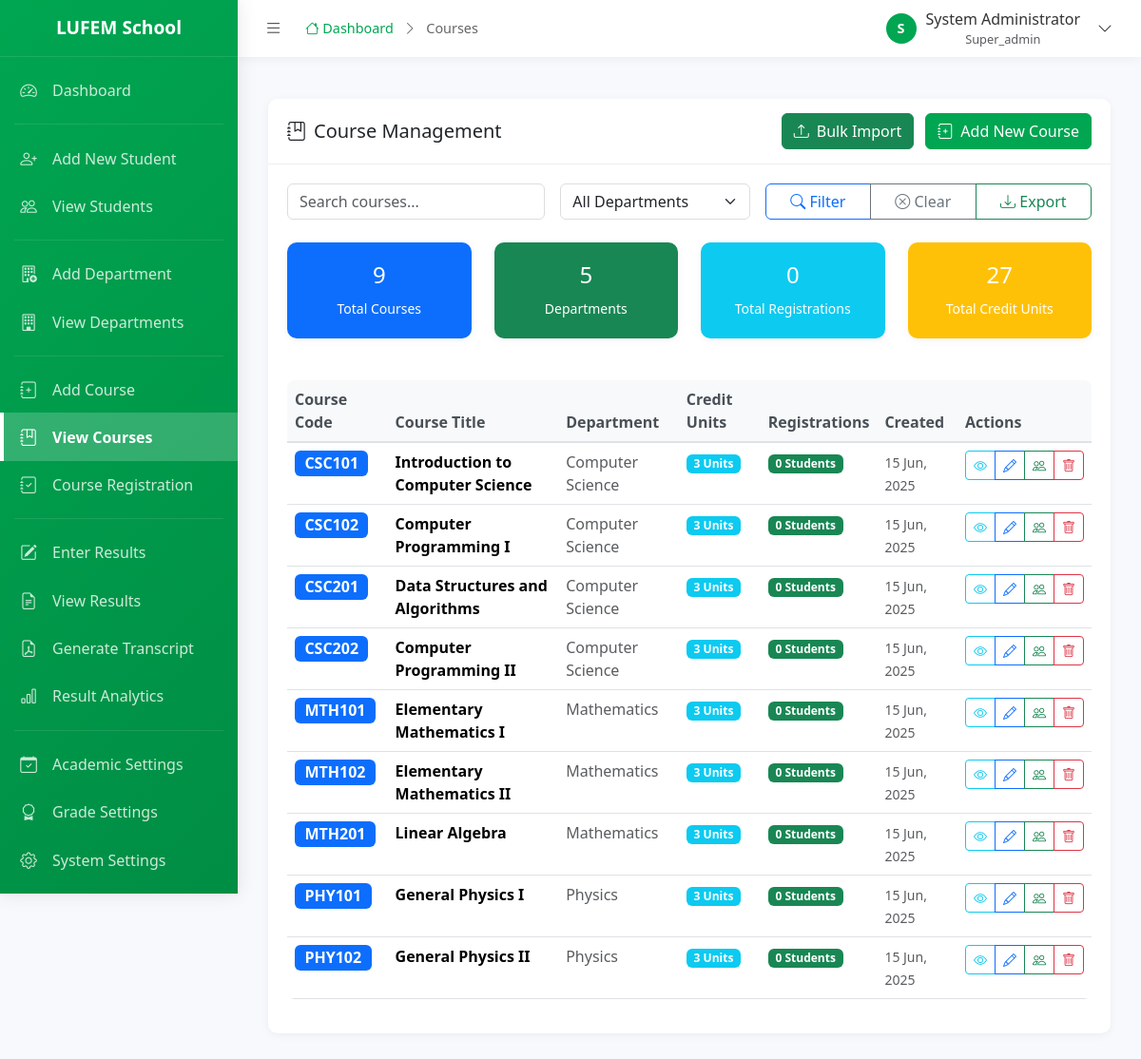
The app's page /admin/courses/index.php (signed in) with its own data.
### tables this page shows
CREATE TABLE `institutions` (
  `institution_id` int(11) NOT NULL AUTO_INCREMENT,
  `institution_name` varchar(255) NOT NULL,
  `institution_code` varchar(20) NOT NULL,
  `address` text,
  `phone` varchar(20),
  `email` varchar(100),
  `website` varchar(100),
  `logo_path` varchar(255),
  `primary_color` varchar(7) DEFAULT '#00A651',
  `secondary_color` varchar(7) DEFAULT '#FFFFFF',
  `is_active` tinyint(1) DEFAULT 1,
  `created_at` timestamp NOT NULL DEFAULT CURRENT_TIMESTAMP,
  `updated_at` timestamp NOT NULL DEFAULT CURRENT_TIMESTAMP ON UPDATE CURRENT_TIMESTAMP,
  PRIMARY KEY (`institution_id`),
  UNIQUE KEY `institution_code` (`institution_code`)
);

CREATE TABLE `users` (
  `user_id` int(11) NOT NULL AUTO_INCREMENT,
  `institution_id` int(11) NOT NULL,
  `username` varchar(50) NOT NULL,
  `password` varchar(255) NOT NULL,
  `email` varchar(100),
  `full_name` varchar(255) NOT NULL,
  `role` enum('super_admin','admin','student') NOT NULL DEFAULT 'student',
  `is_active` tinyint(1) DEFAULT 1,
  `last_login` timestamp NULL DEFAULT NULL,
  `created_at` timestamp NOT NULL DEFAULT CURRENT_TIMESTAMP,
  `updated_at` timestamp NOT NULL DEFAULT CURRENT_TIMESTAMP ON UPDATE CURRENT_TIMESTAMP,
  PRIMARY KEY (`user_id`),
  UNIQUE KEY `username` (`username`),
  KEY `institution_id` (`institution_id`),
  FOREIGN KEY (`institution_id`) REFERENCES `institutions` (`institution_id`) ON DELETE CASCADE
);

CREATE TABLE `courses` (
  `course_id` int(11) NOT NULL AUTO_INCREMENT,
  `institution_id` int(11) NOT NULL,
  `department_id` int(11) NOT NULL,
  `course_code` varchar(20) NOT NULL,
  `course_title` varchar(255) NOT NULL,
  `credit_units` int(11) NOT NULL DEFAULT 1,
  `course_description` text,
  `prerequisites` varchar(255),
  `is_active` tinyint(1) DEFAULT 1,
  `created_at` timestamp NOT NULL DEFAULT CURRENT_TIMESTAMP,
  `updated_at` timestamp NOT NULL DEFAULT CURRENT_TIMESTAMP ON UPDATE CURRENT_TIMESTAMP,
  PRIMARY KEY (`course_id`),
  UNIQUE KEY `course_code_institution` (`course_code`, `institution_id`),
  KEY `institution_id` (`institution_id`),
  KEY `department_id` (`department_id`),
  FOREIGN KEY (`institution_id`) REFERENCES `institutions` (`institution_id`) ON DELETE CASCADE,
  FOREIGN KEY (`department_id`) REFERENCES `departments` (`department_id`) ON DELETE RESTRICT ON UPDATE CASCADE
);

CREATE TABLE `departments` (
  `department_id` int(11) NOT NULL AUTO_INCREMENT,
  `institution_id` int(11) NOT NULL,
  `department_name` varchar(255) NOT NULL,
  `department_code` varchar(20) NOT NULL,
  `hod_name` varchar(255),
  `description` text,
  `is_active` tinyint(1) DEFAULT 1,
  `created_at` timestamp NOT NULL DEFAULT CURRENT_TIMESTAMP,
  `updated_at` timestamp NOT NULL DEFAULT CURRENT_TIMESTAMP ON UPDATE CURRENT_TIMESTAMP,
  PRIMARY KEY (`department_id`),
  UNIQUE KEY `dept_code_institution` (`department_code`, `institution_id`),
  KEY `institution_id` (`institution_id`),
  FOREIGN KEY (`institution_id`) REFERENCES `institutions` (`institution_id`) ON DELETE CASCADE
);

### admin/courses/index.php (the view, shortened to what the rows shown need)
<?php
require_once '../../includes/functions.php';
$db = new Database();
$institution_id = get_institution_id();
$search = isset($_GET['search']) ? clean_input($_GET['search']) : '';
$department_filter = isset($_GET['department']) ? clean_input($_GET['department']) : '';
$db->query("SELECT * FROM departments WHERE institution_id = :institution_id ORDER BY department_name");
$db->bind(':institution_id', $institution_id);
$query = "SELECT c.*, d.department_name,
          (SELECT COUNT(*) FROM course_registrations cr WHERE cr.course_id = c.course_id) as registration_count
          FROM courses c
          JOIN departments d ON c.department_id = d.department_id
          WHERE c.institution_id = :institution_id";
$params = [':institution_id' => $institution_id];
$query .= " ORDER BY d.department_name ASC, c.course_code ASC";
$db->query($query);
foreach ($params as $param => $value) {
    $db->bind($param, $value);
}
$courses = $db->resultSet();
include_once '../includes/header.php';
?>
<div class="container-fluid py-4">
    <div class="row">
        <div class="col-12">
            <div class="card">
                <div class="card-body">
                    <div class="table-responsive">
                        <table class="table table-hover">
                            <thead class="table-light">
                                <tr>
                                    <th>Course Code</th>
                                    <th>Course Title</th>
                                    <th>Department</th>
                                    <th>Credit Units</th>
                                    <th>Registrations</th>
                                    <th>Created</th>
                                    <th>Actions</th>
                                </tr>
                            </thead>
                            <tbody>
                                <?php if (empty($courses)): ?>
                                    <tr>
                                        <td colspan="7" class="text-center py-4">
                                            <div class="text-muted">
                                                <i class="bi bi-inbox display-4 d-block mb-2"></i>
                                                <?php if (!empty($search) || !empty($department_filter)): ?>
                                                    No courses found matching the selected filters
                                                <?php else: ?>
                                                    No courses found. <a href="add.php">Add the first course</a>
                                                <?php endif; ?>
                                            </div>
                                        </td>
                                    </tr>
                                <?php else: ?>
                                    <?php foreach ($courses as $course): ?>
                                        <tr>
                                            <td>
                                                <span class="badge bg-primary fs-6"><?php echo htmlspecialchars($course['course_code']); ?></span>
                                            </td>
                                            <td>
                                                <strong><?php echo htmlspecialchars($course['course_title']); ?></strong>
                                            </td>
                                            <td>
                                                <span class="text-muted"><?php echo htmlspecialchars($course['department_name']); ?></span>
                                            </td>
                                            <td>
                                                <span class="badge bg-info"><?php echo $course['credit_units']; ?> Units</span>
                                            </td>
                                            <td>
                                                <span class="badge bg-success"><?php echo $course['registration_count']; ?> Students</span>
                                            </td>
                                            <td>
                                                <small class="text-muted"><?php echo format_date($course['created_at']); ?></small>
                                            </td>
                                            <td>
                                                <div class="btn-group btn-group-sm" role="group">
                                                    <a href="view.php?id=<?php echo $course['course_id']; ?>"
                                                       class="btn btn-outline-info" title="View Details">
                                                        <i class="bi bi-eye"></i>
                                                    </a>
                                                    <a href="edit.php?id=<?php echo $course['course_id']; ?>"
                                                       class="btn btn-outline-primary" title="Edit">
                                                        <i class="bi bi-pencil"></i>
                                                    </a>
                                                    <a href="students.php?course_id=<?php echo $course['course_id']; ?>"
                                                       class="btn btn-outline-success" title="View Students">
                                                        <i class="bi bi-people"></i>
                                                    </a>
                                                    <?php if ($course['registration_count'] == 0): ?>
                                                        <a href="?delete=<?php echo $course['course_id']; ?>"
                                                           class="btn btn-outline-danger btn-delete"
                                                           title="Delete"
                                                           data-item="<?php echo htmlspecialchars($course['course_code'] . ' - ' . $course['course_title']); ?>">
                                                            <i class="bi bi-trash"></i>
                                                        </a>
                                                    <?php else: ?>
                                                        <button class="btn btn-outline-secondary" disabled title="Cannot delete - has registrations">
                                                            <i class="bi bi-lock"></i>
                                                        </button>
                                                    <?php endif; ?>
                                                </div>
                                            </td>
                                        </tr>
                                    <?php endforeach; ?>
                                <?php endif; ?>
                            </tbody>
                        </table>
                    </div>
                </div>
            </div>
        </div>
    </div>
</div>
<?php include_once '../includes/footer.php'; ?>

### admin/includes/header.php (shortened to what the rows shown need)
<?php
$user_id = get_user_id();
$db = new Database();
$db->query("SELECT * FROM users WHERE user_id = :user_id");
$db->bind(':user_id', $user_id);
$user = $db->single();
$institution_id = get_institution_id();
$db->query("SELECT * FROM institutions WHERE institution_id = :institution_id");
$db->bind(':institution_id', $institution_id);
$institution = $db->single();
?>
<!DOCTYPE html>
<html lang="en">
<head>
    <link href="https://cdn.jsdelivr.net/npm/bootstrap@5.3.3/dist/css/bootstrap.min.css" rel="stylesheet">
    <link href="https://cdn.jsdelivr.net/npm/bootstrap-icons@1.11.1/font/bootstrap-icons.css" rel="stylesheet">
</head>
<body>
    <div id="sidebar-wrapper">
        <div class="sidebar-heading">
            <span class="school-name"><?php echo $institution['institution_name'] ?? 'LUFEM School'; ?></span>
        </div>
    </div>
    <div id="page-content-wrapper">
        <div class="topbar">
            <div class="user-dropdown">
                <button class="user-dropdown-toggle" id="userDropdownToggle">
                    <div class="user-avatar">
                        <?php echo strtoupper(substr($user['full_name'], 0, 1)); ?>
                    </div>
                    <div class="user-info d-none d-md-block">
                        <div class="user-name"><?php echo $user['full_name']; ?></div>
                        <div class="user-role text-muted" style="font-size: 0.8rem;"><?php echo ucfirst($user['role']); ?></div>
                    </div>
                    <i class="bi bi-chevron-down ms-2"></i>
                </button>
            </div>
        </div>
        <div class="main-content">

### records on screen
institutions: institution_name "LUFEM School"
users: full_name "S", full_name "System Administrator", role "Super_admin"
courses: course_code "CSC101", course_title "Introduction to Computer Science", department.department_name "Computer Science", credit_units "3", registration_count "0", created_at "15 Jun, 2025"
courses: course_code "CSC102", course_title "Computer Programming I", department.department_name "Computer Science", credit_units "3", registration_count "0", created_at "15 Jun, 2025"
courses: course_code "CSC201", course_title "Data Structures and Algorithms", department.department_name "Computer Science", credit_units "3", registration_count "0", created_at "15 Jun, 2025"
courses: course_code "CSC202", course_title "Computer Programming II", department.department_name "Computer Science", credit_units "3", registration_count "0", created_at "15 Jun, 2025"
courses: course_code "MTH101", course_title "Elementary Mathematics I", department.department_name "Mathematics", credit_units "3", registration_count "0", created_at "15 Jun, 2025"
courses: course_code "MTH102", course_title "Elementary Mathematics II", department.department_name "Mathematics", credit_units "3", registration_count "0", created_at "15 Jun, 2025"
courses: course_code "MTH201", course_title "Linear Algebra", department.department_name "Mathematics", credit_units "3", registration_count "0", created_at "15 Jun, 2025"
courses: course_code "PHY101", course_title "General Physics I", department.department_name "Physics", credit_units "3", registration_count "0", created_at "15 Jun, 2025"
courses: course_code "PHY102", course_title "General Physics II", department.department_name "Physics", credit_units "3", registration_count "0", created_at "15 Jun, 2025"

### other values on screen
$breadcrumb "Courses"
count($courses) "9"
count($departments) "5"
array_sum(array_column($courses, 'registration_count')) "0"
array_sum(array_column($courses, 'credit_units')) "27"
